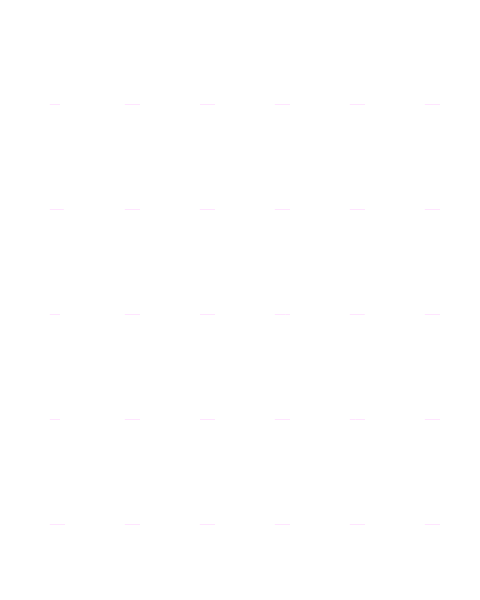
Frame 1 (no input)
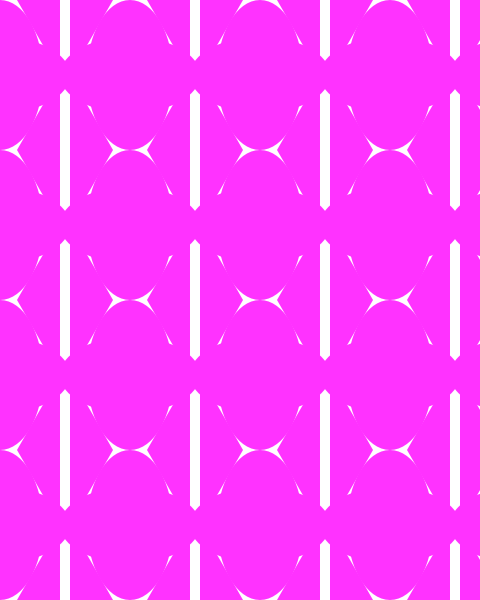
Frame 60 (the mouse pressed at the canvas centre just before this capture)
Frame 120 (the mouse held since frame 60 and released just before this capture): identical to frame 1, image omitted

The Processing sketch that drew these frames (run headless with seeded random() and noise(); from frame 60 on, the mouse is pressed at the canvas centre):

// Processing sketch: processing_159555
// ── processing_159555.pde

//Description
//I wanted a pattern that revealed itself and had a dynamic color without being too jarring.
//Definitely more than 20 shapes involved since the pattern will repeat itself to fill the screen and the foreground white arc will also repeat itself.
//It is the white arc and the white background which allow me to 'reveal' the pattern.
//The shapes in the pattern are differentiated by size and color to get the layered/border effect. In this way, I can make a pattern and see how it will 
//look in different colors without putting in too much effort to manually change the colors. Every reveal uses different colors and transparency for the shapes.



int x=55,i=105;
int m=0;
boolean add;
int onecol=255;
  int one=255,two=255,three=255,four=255,zero=255, chgcol=1, trans=255;

void setup(){
  
  size(480,600);
  background(150,230,200,255);
 
}
  
void draw(){
    //fill(255,0,0);
   // rect(mouseX,mouseY,40,40);
   //println(""+mouseX+","+mouseY);
   //
   background(255,255,255,255);
   stroke(0,0,0,255);
   fill(255,0,0);
   
   //pattern shapes
   /*ellipse(200,200,35,100);
   triangle(165,150,190,150,165,200);
   triangle(165,250,190,250,165,200);
   triangle(210,150,235,150,235,200);
   triangle(210,250,235,250,235,200);
   */
   //shapes used in background
/*   arc(250,250,35,100,0+(m/100),6.28-(m/100));
   arc(150,150,35,100,6.28-(m/100),0+(m/100)); 
  */
    
   fill(255,255,255);
   text("Delete",0,0,50,50);
   cycle();
  
   pattern(130,150, 1);
    arcs(75,105);
   //randomize pattern spacing
  // i = (int)random(0,50);
   //x = (int)random(50,120);
       
  }
  
public void pattern(int widthmove, int heightmove, int tp)
{
  int count=20;

  int k=0;
  pushStyle();
//  fill(255,255,255); 

    if(m%157==0){
      onecol=(int)random(0,255);
      one=(int)random(0,255);
      two=(int)random(one,255);
      three=(int)random(two,255);
      four=(int)random(three,255);
      zero=(int)random(0,255);
      trans=(int)random(127,255);
       chgcol=(int)random(1,4);  
    }
    //   println(chgcol);
    //println("onecol:"+onecol+" one:"+one+" two:"+two+" three:"+three+" four:"+four+" zero:"+zero+" chgcol:"+chgcol);
   
     //fill(50,onecol,125); 
  noStroke();
   for(int b=-60; b<=width+60; b+=widthmove)
   {
     for(int l=0; l<=height; l+=heightmove){
      
         
       //fill(50,zero,onecol);
       varcol(onecol,chgcol);
         ellipse(60+b,75+l,86,150);
         triangle(0+b,0+l,43+b,0+l,0+b,75+l);
         triangle(0+b,150+l,43+b,150+l,0+b,75+l);
         triangle(77+b,0+l,120+b,0+l,120+b,75+l);
         triangle(77+b,150+l,120+b,150+l,120+b,75+l);
         
      // fill(50,zero,one);
      varcol(one,chgcol);
         ellipse(60+b,75+l,140,76);
         triangle(0+b,0+l,33+b,0+l,0+b,65+l);
         triangle(0+b,150+l,33+b,150+l,0+b,85+l);
         triangle(87+b,0+l,120+b,0+l,120+b,65+l);
         triangle(87+b,150+l,120+b,150+l,120+b,85+l);
       //fill(50,zero,two);
       varcol(two,chgcol);
         ellipse(60+b,75+l,66,130);
         triangle(0+b,0+l,23+b,0+l,0+b,55+l);
         triangle(0+b,150+l,23+b,150+l,0+b,95+l);
         triangle(97+b,0+l,120+b,0+l,120+b,55+l);
         triangle(97+b,150+l,120+b,150+l,120+b,95+l);
       //fill(50,zero,three);
       varcol(three,chgcol);
         ellipse(60+b,75+l,120,56);
         triangle(0+b,0+l,13+b,0+l,0+b,45+l);
         triangle(0+b,150+l,13+b,150+l,0+b,105+l);
         triangle(107+b,0+l,120+b,0+l,120+b,45+l);
         triangle(107+b,150+l,120+b,150+l,120+b,105+l);
       //fill(50,zero,four);
       varcol(four,chgcol);
         ellipse(60+b,75+l,46,110);
         triangle(0+b,0+l,5+b,0+l,0+b,35+l);
         triangle(0+b,150+l,5+b,150+l,0+b,115+l);
         triangle(115+b,0+l,120+b,0+l,120+b,35+l);
         triangle(115+b,150+l,120+b,150+l,120+b,115+l);
       
     }
     
     
   }

   popStyle();
}
public void varcol(int col, int type)
{
  switch(type){
  case 1: fill(col,50,zero,trans); break;
  case 2: fill(zero,col,50,trans); break;
  case 3: fill(50,zero,col,trans); break;
  
  }
  
}

public void arcs(int widthmove, int heightmove)
{
  pushStyle();
  fill(255,255,255);
  /*
    if(m==620)
    onecol=(int)random(0,255);
     fill(50,onecol,125); */
  noStroke();
     for(int b=-35; b<=width+35; b+=widthmove)
   {
     for(int l=-50; l<=height+200; l+=heightmove){
       arc(0+b,50+l,100,200,0+(m/100),6.28-(m/100));
       //arc(150,150,35,100,6.28-(m/100),0+(m/100));
     }
   }
   popStyle();
  
}
  
  
public void cycle()
{
  
         
   if(add){
     
     if(m>=628)
     {
       add=false;
     }
   else{ 
       add=true;
       m+=10;
   }
     
   }
   else
     { 
       if(m<=0){
         add=true;
         m+=10;
       }
      else
         m-=10; 
  
     }  
  
}
  
  
  
